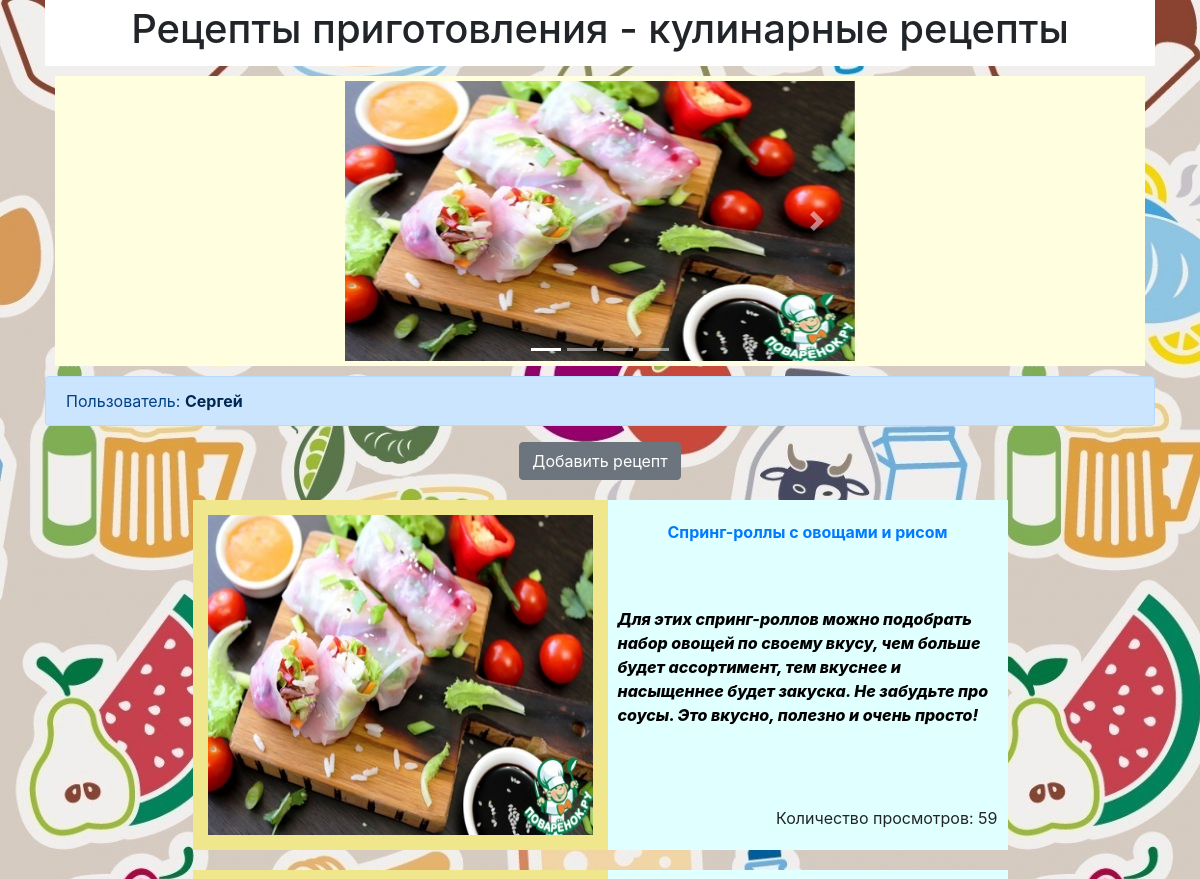
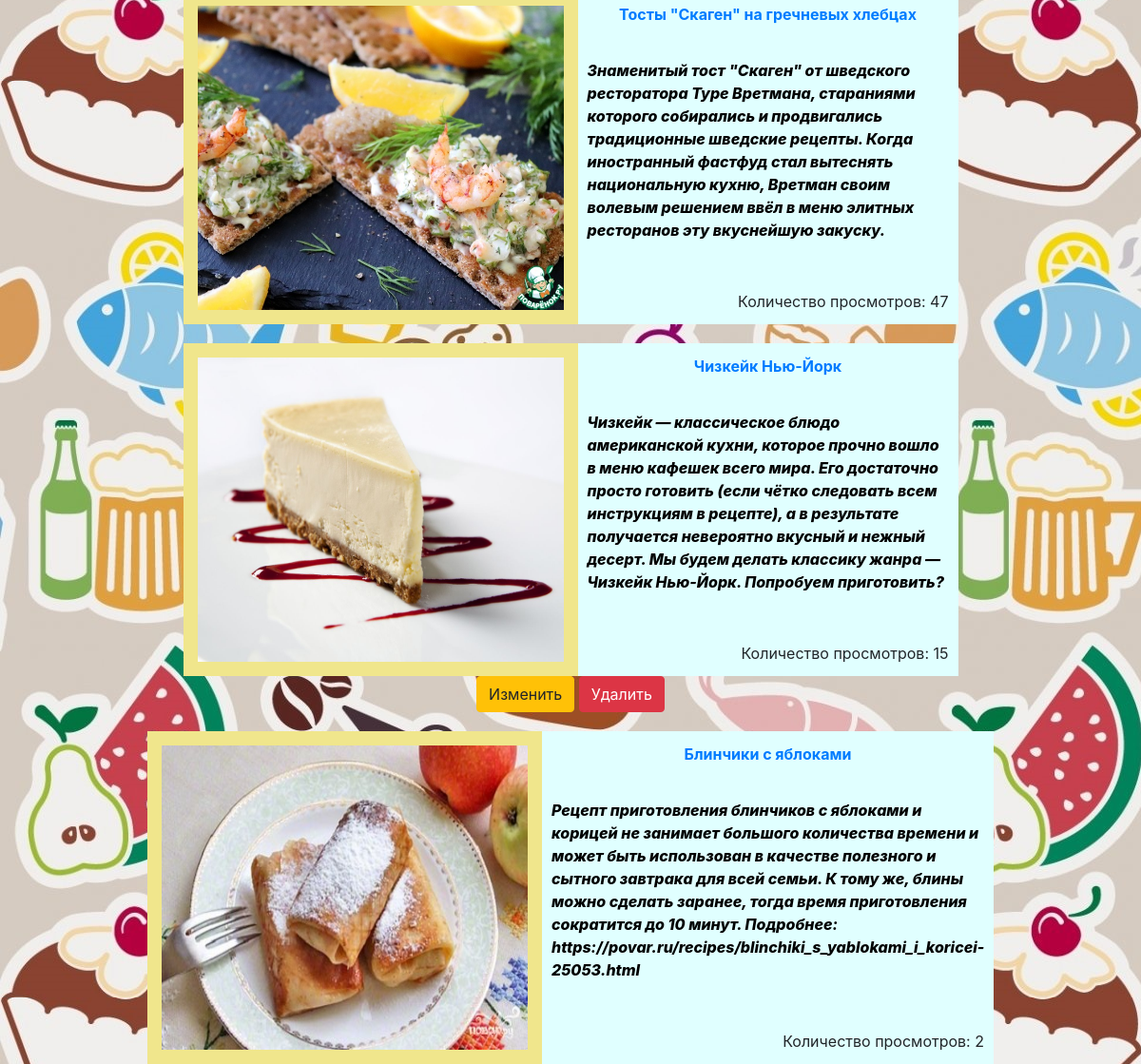
/ (signed in), run on the app's committed database (2 pictures, top to bottom).
### data/users.py (models this page shows, shortened)
class User(SqlAlchemyBase, UserMixin, SerializerMixin):
    __tablename__ = 'users'
    id = sqlalchemy.Column(sqlalchemy.Integer,
                           primary_key=True, autoincrement=True)
    surname = sqlalchemy.Column(sqlalchemy.String, nullable=True)
    name = sqlalchemy.Column(sqlalchemy.String, nullable=True)
    age = sqlalchemy.Column(sqlalchemy.String, nullable=True)
    birth = sqlalchemy.Column(sqlalchemy.String, nullable=True)
    email = sqlalchemy.Column(sqlalchemy.String,
                              index=True, unique=True, nullable=True)
    hashed_password = sqlalchemy.Column(sqlalchemy.String, nullable=True)
    modified_date  = sqlalchemy.Column(sqlalchemy.DateTime,
                                     default=datetime.datetime.now)
    city_from = sqlalchemy.Column(sqlalchemy.String, nullable=True)
    rec = orm.relation("Recipes", back_populates='user')

### data/recipes.py (models this page shows)
class Recipes(SqlAlchemyBase, SerializerMixin):
    __tablename__ = 'recipes'
    id = sqlalchemy.Column(sqlalchemy.Integer,
                           primary_key=True, autoincrement=True)
    personal_id = sqlalchemy.Column(sqlalchemy.Integer,
                                    sqlalchemy.ForeignKey("users.id"))
    name_recipe = sqlalchemy.Column(sqlalchemy.String, nullable=True)
    cooking_time = sqlalchemy.Column(sqlalchemy.String, nullable=True)
    start_date = sqlalchemy.Column(sqlalchemy.DateTime,
                                     default=datetime.datetime.now)
    end_date = sqlalchemy.Column(sqlalchemy.DateTime,
                                     default=datetime.datetime.now)
    ingredients = sqlalchemy.Column(sqlalchemy.String, nullable=True)
    about = sqlalchemy.Column(sqlalchemy.String, nullable=True)
    food = sqlalchemy.Column(sqlalchemy.String, nullable=True)
    name_photo = sqlalchemy.Column(sqlalchemy.String, nullable=True)
    category = sqlalchemy.Column(sqlalchemy.String, nullable=True)
    coeff_popular = sqlalchemy.Column(sqlalchemy.Integer, default=0)
    user = orm.relation('User')

### main.py (the view)
    @app.route("/")
    def index():
        len_data = len([x for x in db_sess.query(Recipes).all()])
        data = db_sess.query(Recipes).order_by(Recipes.coeff_popular)[::-1]
        val_1 = db_sess.query(Recipes).order_by(Recipes.coeff_popular)[::-1][0]
        return render_template("index.html", data=data, len_data=len_data, val_1=val_1)

### data/db_session.py (called while the page is built)
def create_session() -> Session:
    global __factory
    return __factory()

### main.py (called while the page is built)
@login_manager.user_loader
def load_user(user_id):
    db_sess = db_session.create_session()
    return db_sess.query(User).get(user_id)

### templates/index.html (shortened to what this page needs)
{% extends "base.html" %}
{% block content %}
<div class="text">
<h1>Рецепты приготовления - кулинарные рецепты</h1>
</div>
<div class="row" style="margin: 10px; border: 5px solid #FFFFE0; background: #FFFFE0">
    <div class="offset-md-3 col-md-6">
<div align="center" id="carouselExampleIndicators" class="carousel slide" data-bs-ride="carousel">
  <div class="carousel-indicators">
    <li type="button" data-bs-target="#carouselExampleIndicators" data-bs-slide-to="0" class="active"></li>
    {% for i in range(len_data - 1) %}
    <li type="button" data-bs-target="#carouselExampleIndicators" data-bs-slide-to="{{ i + 1 }}"></li>
    {% endfor %}
  </div>
  <div class="carousel-inner">
    <div class="carousel-item active">
      {% set url_path = "static/img_rec/" + val_1.name_photo %}
      <a href="/show/{{ val_1.id }}"><img src={{ url_path }} class="d-block w-100" height="280" text-align="center" alt="Изображение">
    </div>
  </div>
  <a class="carousel-control-prev" href="#carouselExampleIndicators" role="button" data-slide="prev">
    <span class="carousel-control-prev-icon" aria-hidden="true"></span>
  </a>
  <a class="carousel-control-next" href="#carouselExampleIndicators" role="button" data-slide="next">
    <span class="carousel-control-next-icon" aria-hidden="true"></span>
  </a>
</div>
</div>
</div>
{% if current_user.is_authenticated %}
            <div class="alert alert-primary" role="alert" >
              Пользователь: <a href="/logout" class="alert-link">{{ current_user.name }}</a>
            </div>
{% endif %}
{% if current_user.is_authenticated %}
<center>
    <a href="add_recipes" class="btn btn-secondary">Добавить рецепт</a>
</center>
{% endif %}
{% for item_rec in data %}
 <table>
   <colgroup>
     <col span="1" style="background:Khaki" width=400px>
     <col style="background-color:LightCyan" width=400px>
   </colgroup>
   <tr>
   {% set url_path = "static/img_rec/" + item_rec.name_photo %}
     <th rowspan="3" class="first"><img src={{ url_path }} alt="Изображение блюда" align="left" width="395"
     height="330" style="padding: 5px"/></th>
     <th><a href="/show/{{ item_rec.id }}" class="alert-link">{{ item_rec.name_recipe }}</a></th>
   </tr>
   <tr>
   <td>
     <p> {{ item_rec.about }} </p>
   </td>
   </tr>
   <tr>
   <td style="text-align:right">Количество просмотров: {{ item_rec.coeff_popular }}</td>
   </tr>
 </table>
 {% if current_user.id != 1 %}
     {% if current_user.is_authenticated and current_user == item_rec.user %}
     <div align="center">
         <a href="/edit_recipes/{{ item_rec.id }}" class="btn btn-warning">
             Изменить
         </a>
         <a href="/recipes_delete/{{ item_rec.id }}" class="btn btn-danger">
             Удалить
         </a>
     </div>
     {% endif %}
 {% endif %}
{% endfor %}
{% endblock %}

### templates/base.html (shortened to what this page needs)
<!DOCTYPE html>
<html lang="en">
<head>
    <link rel="stylesheet"
          href="https://stackpath.bootstrapcdn.com/bootstrap/4.4.1/css/bootstrap.min.css"
>
    <link rel="stylesheet" type="text/css" href="/static/css/fon_web_1.css" />
    <link rel="stylesheet" type="text/css" href="/static/css/fon_text.css" />
    </head>
        <body>
        <main role="main" class="container">
            {% block content %}{% endblock %}
        </main>
    </body>
</html>

### static/css/fon_web_1.css (style rules this page uses)
body { background-image: url(../img_3/fon4.jpg); background-repeat: repeat-y; }

### static/css/fon_text.css (style rules this page uses)
p { font-weight: 800; font-style: italic; color: rgb(0, 0, 0); }

### templates/index.html (style rules this page uses)
.text { text-align: center; background: #ffffff; border: 5px solid #ffffff; }
table { margin-left: auto; margin-right: auto; margin-top: 20px; }
td { padding: 10px; }
th { padding: 10px; text-align: center; }

### data on the page
User: name "Сергей"
Recipes: shows a picture, name_recipe "Спринг-роллы с овощами и рисом", about "Для этих спринг-роллов можно подобрать набор овощей по своему вкусу, чем больше будет ассортимент, тем вкуснее и насыщеннее будет закуска. Не забудьте про соусы. Это вкусно, полезно и очень просто!", coeff_popular "59"
Recipes: shows a picture, name_recipe "Тосты \"Скаген\" на гречневых хлебцах", about "Знаменитый тост \"Скаген\" от шведского ресторатора Туре Вретмана, стараниями которого собирались и продвигались традиционные шведские рецепты. Когда иностранный фастфуд стал вытеснять национальную кухню, Вретман своим волевым решением ввёл в меню элитных ресторанов эту вкуснейшую закуску.", coeff_popular "47"
Recipes: shows a picture, name_recipe "Чизкейк Нью-Йорк", about "Чизкейк — классическое блюдо американской кухни, которое прочно вошло в меню кафешек всего мира. Его достаточно просто готовить (если чётко следовать всем инструкциям в рецепте), а в результате получается невероятно вкусный и нежный десерт. Мы будем делать классику жанра — Чизкейк Нью-Йорк. Попробуем приготовить?", coeff_popular "15"
Recipes: shows a picture, name_recipe "Блинчики с яблоками", about "Рецепт приготовления блинчиков с яблоками и корицей не занимает большого количества времени и может быть использован в качестве полезного и сытного завтрака для всей семьи. К тому же, блины можно сделать заранее, тогда время приготовления сократится до 10 минут. Подробнее: https://povar.ru/recipes/blinchiki_s_yablokami_i_koricei-25053.html", coeff_popular "2"
